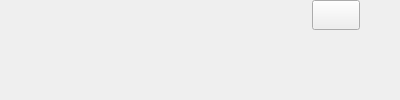
<?xml version="1.0" encoding="UTF-8"?>
<ui version="4.0">
 <class>C_SdNdeDataPoolViewWidget</class>
 <widget class="QWidget" name="C_SdNdeDataPoolViewWidget">
  <property name="geometry">
   <rect>
    <x>0</x>
    <y>0</y>
    <width>400</width>
    <height>100</height>
   </rect>
  </property>
  <property name="windowTitle">
   <string>Form</string>
  </property>
  <layout class="QVBoxLayout" name="verticalLayout_2">
   <property name="leftMargin">
    <number>0</number>
   </property>
   <property name="topMargin">
    <number>0</number>
   </property>
   <property name="bottomMargin">
    <number>0</number>
   </property>
   <item>
    <layout class="QVBoxLayout" name="pc_VerticalLayout" stretch="0,1">
     <property name="spacing">
      <number>0</number>
     </property>
     <item>
      <layout class="QHBoxLayout" name="pc_HorizontalLayout2" stretch="1,0,0">
       <item>
        <spacer name="pc_HorizontalSpacer">
         <property name="orientation">
          <enum>Qt::Horizontal</enum>
         </property>
         <property name="sizeHint" stdset="0">
          <size>
           <width>38</width>
           <height>18</height>
          </size>
         </property>
        </spacer>
       </item>
       <item>
        <widget class="stw_opensyde_gui_elements::C_OgePubIconOnly" name="pc_BtnMinMaxDbSelector">
         <property name="sizePolicy">
          <sizepolicy hsizetype="Fixed" vsizetype="Fixed">
           <horstretch>0</horstretch>
           <verstretch>0</verstretch>
          </sizepolicy>
         </property>
         <property name="minimumSize">
          <size>
           <width>48</width>
           <height>30</height>
          </size>
         </property>
         <property name="maximumSize">
          <size>
           <width>48</width>
           <height>30</height>
          </size>
         </property>
         <property name="text">
          <string/>
         </property>
        </widget>
       </item>
       <item>
        <spacer name="pc_HorizontalSpacer2">
         <property name="orientation">
          <enum>Qt::Horizontal</enum>
         </property>
         <property name="sizeType">
          <enum>QSizePolicy::Fixed</enum>
         </property>
         <property name="sizeHint" stdset="0">
          <size>
           <width>29</width>
           <height>20</height>
          </size>
         </property>
        </spacer>
       </item>
      </layout>
     </item>
     <item>
      <layout class="QHBoxLayout" name="pc_HorizontalLayout">
       <property name="spacing">
        <number>10</number>
       </property>
       <item>
        <widget class="stw_opensyde_gui::C_SdNdeDataPoolSelectorWidget" name="pc_WidgetDpDiag" native="true"/>
       </item>
       <item>
        <widget class="stw_opensyde_gui::C_SdNdeDataPoolSelectorWidget" name="pc_WidgetDpNvm" native="true"/>
       </item>
       <item>
        <widget class="stw_opensyde_gui::C_SdNdeDataPoolSelectorWidget" name="pc_WidgetDpCom" native="true"/>
       </item>
      </layout>
     </item>
    </layout>
   </item>
  </layout>
 </widget>
 <customwidgets>
  <customwidget>
   <class>stw_opensyde_gui_elements::C_OgePubIconOnly</class>
   <extends>QPushButton</extends>
   <header>C_OgePubIconOnly.h</header>
  </customwidget>
  <customwidget>
   <class>stw_opensyde_gui::C_SdNdeDataPoolSelectorWidget</class>
   <extends>QWidget</extends>
   <header>C_SdNdeDataPoolSelectorWidget.h</header>
   <container>1</container>
  </customwidget>
 </customwidgets>
 <resources/>
 <connections/>
</ui>
